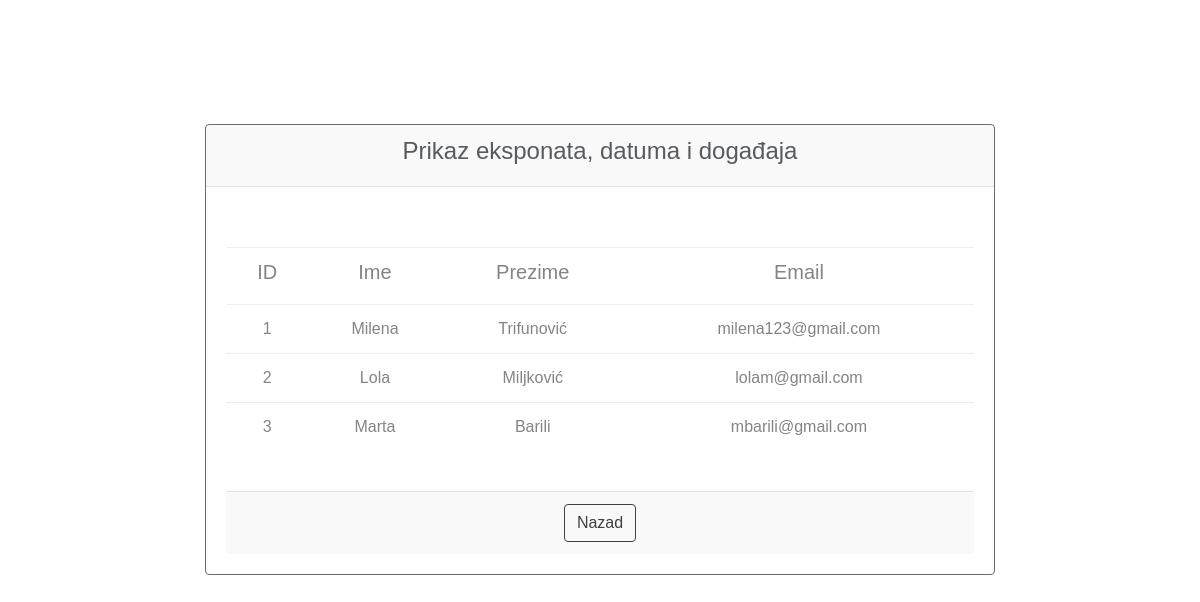
Page /Web/Muzej/php/users.php on the committed database.
### tables this page shows
CREATE TABLE `korisnici` (
  `KorisnikID` int(5) NOT NULL,
  `Ime` varchar(20) NOT NULL,
  `Prezime` varchar(50) NOT NULL,
  `Email` varchar(50) NOT NULL,
  `Lozinka` varchar(30) NOT NULL
);

### Web/Muzej/php/users.php (the view, shortened to what this page needs)
<?php
    include 'connection.php';
?>
<!DOCTYPE html>
<html lang="en">
<head>
    <link rel="stylesheet" href="../css/style.css">
    <link rel="stylesheet" href="https://stackpath.bootstrapcdn.com/bootstrap/4.5.2/css/bootstrap.min.css">
</head>
<body>
    <div class="container">
        <div class="row">
            <div class="col-2"></div>
            <div class="col-8">
                <div class="card border-dark mb-3">
                    <div class="card-header text-center"><h4>Prikaz eksponata, datuma i događaja</h4></div>
                        <div class="card-body text-dark text-center">
                            <p class="card-text">
                            <div class="container centertabela">
                                <table class="table">
                                    <thead>
                                        <tr>
                                            <td><h5>ID</h5></td>
                                            <td><h5>Ime</h5></td>
                                            <td><h5>Prezime</h5></td>
                                            <td><h5>Email</h5></td>
                                        </tr>
                                    </thead>
                                    <tbody>
                                        <?php
                                            $upit = "SELECT * FROM korisnici";
                                            $rezultat = mysqli_query($conn, $upit);
                                        ?>
                                        <?php while ($korisnik = mysqli_fetch_assoc($rezultat)) { ?>
                                            <tr>
                                                <td><?php echo $korisnik['KorisnikID']; ?></td>
                                                <td><?php echo $korisnik['Ime']; ?></td>
                                                <td><?php echo $korisnik['Prezime']; ?></td>
                                                <td><?php echo $korisnik['Email']; ?></td>
                                            </tr>
                                        <?php } ?>
                                    </tbody>
                                </table>
                            </p>
                        </div>
                        <div class="card-footer text-center">
                            <a href="../data_page.php" class="btn btn-link" style="color: black; border: 1px solid">Nazad</a>
                        </div>
                    </div>
                </div>
            </div>
            <div class="col-2"></div>
        </div>
</body>
</html>

### Web/Muzej/css/style.css (style rules this page uses)
body { background-image: url("../img/background_img.png"); background-size: cover; background-attachment: fixed; background-position: center; background-repeat: no-repeat; font-family: 'Trebuchet MS', 'Lucida Sans Unicode', 'Lucida Grande', 'Lucida Sans', Arial, sans-serif; }
.card { margin: 0 auto; margin-top: 100px; font-family:'Trebuchet MS', 'Lucida Sans Unicode', 'Lucida Grande', 'Lucida Sans', Arial, sans-serif; opacity: 75%; }
.container { display: inline; justify-content: center; margin-top: 200px; }
.table { opacity: 75%; border: 2px black; }

### rows in the picture
korisnici: KorisnikID "1", Ime "Milena", Prezime "Trifunović", Email "milena123@gmail.com"
korisnici: KorisnikID "2", Ime "Lola", Prezime "Miljković", Email "lolam@gmail.com"
korisnici: KorisnikID "3", Ime "Marta", Prezime "Barili", Email "mbarili@gmail.com"
